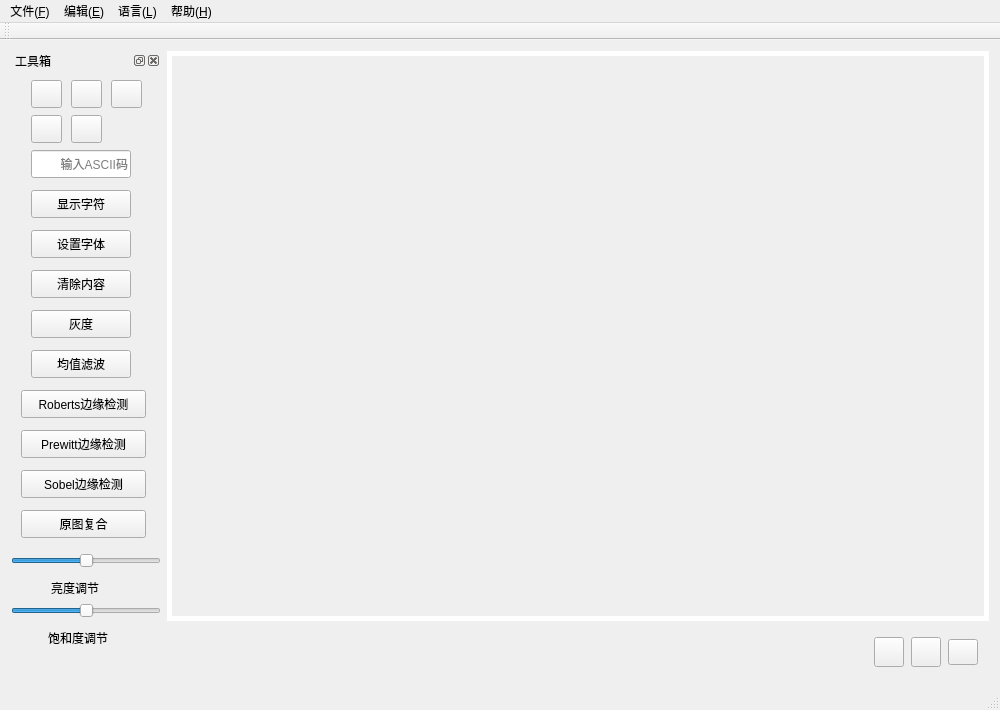
<?xml version="1.0" encoding="UTF-8"?>
<ui version="4.0">
 <class>demo</class>
 <widget class="QMainWindow" name="demo">
  <property name="geometry">
   <rect>
    <x>0</x>
    <y>0</y>
    <width>1000</width>
    <height>710</height>
   </rect>
  </property>
  <property name="sizePolicy">
   <sizepolicy hsizetype="Fixed" vsizetype="Fixed">
    <horstretch>0</horstretch>
    <verstretch>0</verstretch>
   </sizepolicy>
  </property>
  <property name="minimumSize">
   <size>
    <width>1000</width>
    <height>710</height>
   </size>
  </property>
  <property name="maximumSize">
   <size>
    <width>1000</width>
    <height>710</height>
   </size>
  </property>
  <property name="windowTitle">
   <string>demo</string>
  </property>
  <widget class="QWidget" name="centralWidget">
   <layout class="QHBoxLayout" name="horizontalLayout_2">
    <item>
     <widget class="QDockWidget" name="dockWidget_2">
      <property name="sizePolicy">
       <sizepolicy hsizetype="Fixed" vsizetype="Preferred">
        <horstretch>0</horstretch>
        <verstretch>0</verstretch>
       </sizepolicy>
      </property>
      <property name="minimumSize">
       <size>
        <width>150</width>
        <height>300</height>
       </size>
      </property>
      <property name="maximumSize">
       <size>
        <width>150</width>
        <height>524287</height>
       </size>
      </property>
      <property name="windowTitle">
       <string>工具箱</string>
      </property>
      <widget class="QWidget" name="dockWidgetContents_2">
       <widget class="QPushButton" name="show">
        <property name="geometry">
         <rect>
          <x>20</x>
          <y>120</y>
          <width>100</width>
          <height>28</height>
         </rect>
        </property>
        <property name="styleSheet">
         <string notr="true">QPushButton:hover
{
    background:rgb(255, 255, 255)
}</string>
        </property>
        <property name="text">
         <string>显示字符</string>
        </property>
       </widget>
       <widget class="QPushButton" name="clear">
        <property name="geometry">
         <rect>
          <x>20</x>
          <y>200</y>
          <width>100</width>
          <height>28</height>
         </rect>
        </property>
        <property name="styleSheet">
         <string notr="true">QPushButton:hover
{
    background:rgb(255, 255, 255)
}</string>
        </property>
        <property name="text">
         <string>清除内容</string>
        </property>
       </widget>
       <widget class="QPushButton" name="font">
        <property name="geometry">
         <rect>
          <x>20</x>
          <y>160</y>
          <width>100</width>
          <height>28</height>
         </rect>
        </property>
        <property name="styleSheet">
         <string notr="true">QPushButton:hover
{
    background:rgb(255, 255, 255)
}
</string>
        </property>
        <property name="text">
         <string>设置字体</string>
        </property>
       </widget>
       <widget class="QLineEdit" name="ascNum">
        <property name="geometry">
         <rect>
          <x>20</x>
          <y>80</y>
          <width>100</width>
          <height>28</height>
         </rect>
        </property>
        <property name="alignment">
         <set>Qt::AlignRight|Qt::AlignTrailing|Qt::AlignVCenter</set>
        </property>
        <property name="placeholderText">
         <string>输入ASCII码</string>
        </property>
       </widget>
       <widget class="QPushButton" name="grayBtn">
        <property name="geometry">
         <rect>
          <x>20</x>
          <y>240</y>
          <width>100</width>
          <height>28</height>
         </rect>
        </property>
        <property name="styleSheet">
         <string notr="true">QPushButton:hover
{
    background:rgb(255, 255, 255)
}</string>
        </property>
        <property name="text">
         <string>灰度</string>
        </property>
       </widget>
       <widget class="QSlider" name="horizontalSlider">
        <property name="geometry">
         <rect>
          <x>0</x>
          <y>480</y>
          <width>150</width>
          <height>22</height>
         </rect>
        </property>
        <property name="styleSheet">
         <string notr="true"/>
        </property>
        <property name="minimum">
         <number>-50</number>
        </property>
        <property name="maximum">
         <number>50</number>
        </property>
        <property name="singleStep">
         <number>3</number>
        </property>
        <property name="value">
         <number>0</number>
        </property>
        <property name="orientation">
         <enum>Qt::Horizontal</enum>
        </property>
       </widget>
       <widget class="QLabel" name="label_2">
        <property name="geometry">
         <rect>
          <x>40</x>
          <y>510</y>
          <width>72</width>
          <height>15</height>
         </rect>
        </property>
        <property name="text">
         <string>亮度调节</string>
        </property>
       </widget>
       <widget class="QSlider" name="horizontalSlider_2">
        <property name="geometry">
         <rect>
          <x>0</x>
          <y>530</y>
          <width>150</width>
          <height>22</height>
         </rect>
        </property>
        <property name="styleSheet">
         <string notr="true"/>
        </property>
        <property name="minimum">
         <number>-50</number>
        </property>
        <property name="maximum">
         <number>50</number>
        </property>
        <property name="singleStep">
         <number>3</number>
        </property>
        <property name="value">
         <number>0</number>
        </property>
        <property name="orientation">
         <enum>Qt::Horizontal</enum>
        </property>
       </widget>
       <widget class="QLabel" name="label_3">
        <property name="geometry">
         <rect>
          <x>37</x>
          <y>560</y>
          <width>90</width>
          <height>15</height>
         </rect>
        </property>
        <property name="text">
         <string>饱和度调节</string>
        </property>
       </widget>
       <widget class="QPushButton" name="blurBtn">
        <property name="geometry">
         <rect>
          <x>20</x>
          <y>280</y>
          <width>100</width>
          <height>28</height>
         </rect>
        </property>
        <property name="styleSheet">
         <string notr="true">QPushButton:hover
{
    background:rgb(255, 255, 255)
}</string>
        </property>
        <property name="text">
         <string>均值滤波</string>
        </property>
       </widget>
       <widget class="QPushButton" name="sobelBtn">
        <property name="geometry">
         <rect>
          <x>10</x>
          <y>400</y>
          <width>125</width>
          <height>28</height>
         </rect>
        </property>
        <property name="styleSheet">
         <string notr="true">QPushButton:hover
{
    background:rgb(255, 255, 255)
}</string>
        </property>
        <property name="text">
         <string>Sobel边缘检测</string>
        </property>
       </widget>
       <widget class="QPushButton" name="prewittBtn">
        <property name="geometry">
         <rect>
          <x>10</x>
          <y>360</y>
          <width>125</width>
          <height>28</height>
         </rect>
        </property>
        <property name="styleSheet">
         <string notr="true">QPushButton:hover
{
    background:rgb(255, 255, 255)
}</string>
        </property>
        <property name="text">
         <string>Prewitt边缘检测</string>
        </property>
       </widget>
       <widget class="QPushButton" name="robertsBtn">
        <property name="geometry">
         <rect>
          <x>10</x>
          <y>320</y>
          <width>125</width>
          <height>28</height>
         </rect>
        </property>
        <property name="styleSheet">
         <string notr="true">QPushButton:hover
{
    background:rgb(255, 255, 255)
}</string>
        </property>
        <property name="text">
         <string>Roberts边缘检测</string>
        </property>
       </widget>
       <widget class="QPushButton" name="addOrgBtn">
        <property name="geometry">
         <rect>
          <x>10</x>
          <y>440</y>
          <width>125</width>
          <height>28</height>
         </rect>
        </property>
        <property name="styleSheet">
         <string notr="true">QPushButton:hover
{
    background:rgb(255, 255, 255)
}</string>
        </property>
        <property name="text">
         <string>原图复合</string>
        </property>
       </widget>
       <widget class="QPushButton" name="mirrorHorBtn">
        <property name="geometry">
         <rect>
          <x>20</x>
          <y>10</y>
          <width>31</width>
          <height>28</height>
         </rect>
        </property>
        <property name="styleSheet">
         <string notr="true">QPushButton{
border-image:url(:/img/images/mirror.svg)
}</string>
        </property>
        <property name="text">
         <string/>
        </property>
       </widget>
       <widget class="QPushButton" name="mirrorVerBtn">
        <property name="geometry">
         <rect>
          <x>60</x>
          <y>10</y>
          <width>31</width>
          <height>28</height>
         </rect>
        </property>
        <property name="styleSheet">
         <string notr="true">QPushButton{
border-image:url(:/img/images/mirror_2.svg)
}</string>
        </property>
        <property name="text">
         <string/>
        </property>
       </widget>
       <widget class="QPushButton" name="blackwhiteBtn">
        <property name="geometry">
         <rect>
          <x>100</x>
          <y>10</y>
          <width>31</width>
          <height>28</height>
         </rect>
        </property>
        <property name="styleSheet">
         <string notr="true">QPushButton{
border-image:url(:/img/images/blackwhite.svg)
}</string>
        </property>
        <property name="text">
         <string/>
        </property>
       </widget>
       <widget class="QPushButton" name="rotateleftBtn">
        <property name="geometry">
         <rect>
          <x>20</x>
          <y>45</y>
          <width>31</width>
          <height>28</height>
         </rect>
        </property>
        <property name="whatsThis">
         <string>&lt;html&gt;&lt;head/&gt;&lt;body&gt;&lt;p&gt;旋转&lt;/p&gt;&lt;/body&gt;&lt;/html&gt;</string>
        </property>
        <property name="styleSheet">
         <string notr="true">QPushButton{
border-image:url(:/img/images/rotate_right.svg)
}</string>
        </property>
        <property name="text">
         <string/>
        </property>
       </widget>
       <widget class="QPushButton" name="rotaterigBtn">
        <property name="geometry">
         <rect>
          <x>60</x>
          <y>45</y>
          <width>31</width>
          <height>28</height>
         </rect>
        </property>
        <property name="whatsThis">
         <string>&lt;html&gt;&lt;head/&gt;&lt;body&gt;&lt;p&gt;旋转&lt;/p&gt;&lt;/body&gt;&lt;/html&gt;</string>
        </property>
        <property name="styleSheet">
         <string notr="true">QPushButton{
border-image:url(:/img/images/rotate_left.svg)
}</string>
        </property>
        <property name="text">
         <string/>
        </property>
       </widget>
      </widget>
     </widget>
    </item>
    <item>
     <layout class="QVBoxLayout" name="verticalLayout">
      <item>
       <widget class="QLabel" name="label">
        <property name="sizePolicy">
         <sizepolicy hsizetype="Preferred" vsizetype="Preferred">
          <horstretch>0</horstretch>
          <verstretch>0</verstretch>
         </sizepolicy>
        </property>
        <property name="styleSheet">
         <string notr="true">QLabel{border:5px solid rgb(255, 255, 255);}</string>
        </property>
        <property name="text">
         <string/>
        </property>
       </widget>
      </item>
      <item>
       <widget class="QWidget" name="horizontalWidget" native="true">
        <property name="minimumSize">
         <size>
          <width>0</width>
          <height>50</height>
         </size>
        </property>
        <property name="maximumSize">
         <size>
          <width>16777215</width>
          <height>50</height>
         </size>
        </property>
        <layout class="QHBoxLayout" name="horizontalLayout">
         <property name="spacing">
          <number>7</number>
         </property>
         <property name="topMargin">
          <number>0</number>
         </property>
         <property name="bottomMargin">
          <number>0</number>
         </property>
         <item>
          <spacer name="horizontalSpacer">
           <property name="orientation">
            <enum>Qt::Horizontal</enum>
           </property>
           <property name="sizeType">
            <enum>QSizePolicy::Expanding</enum>
           </property>
           <property name="sizeHint" stdset="0">
            <size>
             <width>40</width>
             <height>20</height>
            </size>
           </property>
          </spacer>
         </item>
         <item>
          <widget class="QPushButton" name="restoreBtn">
           <property name="minimumSize">
            <size>
             <width>30</width>
             <height>30</height>
            </size>
           </property>
           <property name="maximumSize">
            <size>
             <width>30</width>
             <height>30</height>
            </size>
           </property>
           <property name="styleSheet">
            <string notr="true">QPushButton{
border-image:url(:/img/images/restore.svg)
}</string>
           </property>
           <property name="text">
            <string/>
           </property>
          </widget>
         </item>
         <item>
          <widget class="QPushButton" name="saveBtn">
           <property name="minimumSize">
            <size>
             <width>30</width>
             <height>30</height>
            </size>
           </property>
           <property name="maximumSize">
            <size>
             <width>30</width>
             <height>30</height>
            </size>
           </property>
           <property name="styleSheet">
            <string notr="true">QPushButton{
border-image:url(:/img/images/save.svg)
}</string>
           </property>
           <property name="text">
            <string/>
           </property>
          </widget>
         </item>
         <item>
          <widget class="QPushButton" name="saveAsBtn">
           <property name="minimumSize">
            <size>
             <width>30</width>
             <height>26</height>
            </size>
           </property>
           <property name="maximumSize">
            <size>
             <width>30</width>
             <height>26</height>
            </size>
           </property>
           <property name="styleSheet">
            <string notr="true">QPushButton{
border-image:url(:/img/images/saveas.svg)
}</string>
           </property>
           <property name="text">
            <string/>
           </property>
          </widget>
         </item>
        </layout>
       </widget>
      </item>
     </layout>
    </item>
   </layout>
  </widget>
  <widget class="QMenuBar" name="menuBar">
   <property name="geometry">
    <rect>
     <x>0</x>
     <y>0</y>
     <width>1000</width>
     <height>26</height>
    </rect>
   </property>
   <widget class="QMenu" name="menu_F">
    <property name="title">
     <string>文件(&amp;F)</string>
    </property>
    <addaction name="action_Dock_D"/>
    <addaction name="action_V"/>
    <addaction name="action_V_2"/>
   </widget>
   <widget class="QMenu" name="menu_E">
    <property name="title">
     <string>编辑(&amp;E)</string>
    </property>
   </widget>
   <widget class="QMenu" name="menu_S">
    <property name="title">
     <string>语言(&amp;L)</string>
    </property>
    <addaction name="action_L"/>
    <addaction name="actionEnglish"/>
   </widget>
   <widget class="QMenu" name="menu_H">
    <property name="title">
     <string>帮助(&amp;H)</string>
    </property>
    <addaction name="action"/>
   </widget>
   <addaction name="menu_F"/>
   <addaction name="menu_E"/>
   <addaction name="menu_S"/>
   <addaction name="menu_H"/>
  </widget>
  <widget class="QToolBar" name="mainToolBar">
   <attribute name="toolBarArea">
    <enum>TopToolBarArea</enum>
   </attribute>
   <attribute name="toolBarBreak">
    <bool>false</bool>
   </attribute>
  </widget>
  <widget class="QStatusBar" name="statusBar"/>
  <action name="action_Dock_D">
   <property name="text">
    <string>显示Dock(&amp;D)</string>
   </property>
  </action>
  <action name="action_L">
   <property name="text">
    <string>中文</string>
   </property>
  </action>
  <action name="actionEnglish">
   <property name="text">
    <string>English</string>
   </property>
  </action>
  <action name="action">
   <property name="text">
    <string>关于本软件</string>
   </property>
  </action>
  <action name="action_V">
   <property name="text">
    <string>打开图片(&amp;P)</string>
   </property>
  </action>
  <action name="action_V_2">
   <property name="text">
    <string>打开视频(&amp;V)</string>
   </property>
  </action>
 </widget>
 <layoutdefault spacing="6" margin="11"/>
 <resources/>
 <connections/>
</ui>
